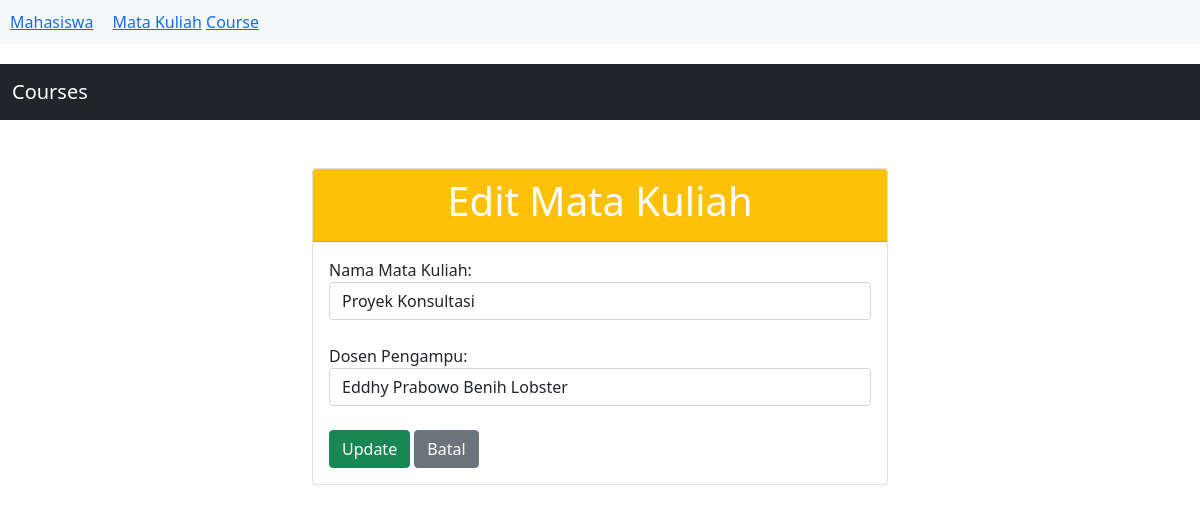
Page /tp_mvc/index.php?controller=course&action=edit&id=2 on the committed database.
### tables this page shows
CREATE TABLE `courses` (
  `id` int(10) UNSIGNED NOT NULL,
  `course_name` varchar(100) DEFAULT NULL,
  `lecturer` varchar(100) DEFAULT NULL
);

### tp_mvc/models/Course.php (called while the page is built, shortened)
<?php
require_once "config/database.php";
class Course {
  public static function find($id) {
    global $conn;
    return $conn->query("SELECT * FROM courses WHERE id=$id")->fetch_assoc();
  }
}

### tp_mvc/views/courses/edit.php (the view, shortened to what this page needs)
<!doctype html>
<html lang="en">
<head>
  <link rel="stylesheet" href="bootstrap.min.css">
</head>
<body>
  <nav class="navbar navbar-expand-lg navbar-dark bg-dark">
    <div class="container-fluid">
      <a class="navbar-brand" href="?controller=course&action=index">Courses</a>
    </div>
  </nav>
  <div class="container col-lg-6 mt-5">
    <form method="post">
      <div class="card">
        <div class="card-header bg-warning">
          <h1 class="text-white text-center">Edit Mata Kuliah</h1>
        </div>
        <div class="card-body">
          <label>Nama Mata Kuliah:</label>
          <input type="text" name="course_name" class="form-control" value="<?= $course['course_name'] ?>" required><br>
          <label>Dosen Pengampu:</label>
          <input type="text" name="lecturer" class="form-control" value="<?= $course['lecturer'] ?>" required><br>
          <button class="btn btn-success" type="submit" name="submit">Update</button>
          <a class="btn btn-secondary" href="?controller=course&action=index">Batal</a>
        </div>
      </div>
    </form>
  </div>
</body>
</html>

### rows in the picture
courses: course_name "Proyek Konsultasi", lecturer "Eddhy Prabowo Benih Lobster"
